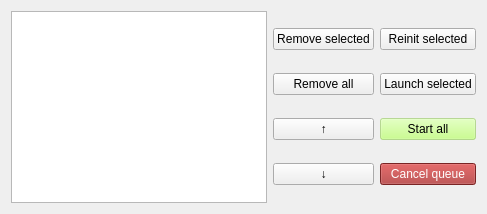
        <widget class="QWidget" name="tab_3">
         <attribute name="title">
          <string>Unmixing queue</string>
         </attribute>
         <layout class="QHBoxLayout" name="horizontalLayout_4">
          <item>
           <widget class="QTableWidget" name="tableWidget_classificationList"/>
          </item>
          <item>
           <layout class="QVBoxLayout" name="verticalLayout_12">
            <item>
             <widget class="QPushButton" name="pushButton_clas_remove">
              <property name="text">
               <string>Remove selected</string>
              </property>
             </widget>
            </item>
            <item>
             <widget class="QPushButton" name="pushButton_clas_remove_all">
              <property name="text">
               <string>Remove all</string>
              </property>
             </widget>
            </item>
            <item>
             <widget class="QPushButton" name="pushButton_clas_up">
              <property name="text">
               <string>↑</string>
              </property>
             </widget>
            </item>
            <item>
             <widget class="QPushButton" name="pushButton_clas_down">
              <property name="text">
               <string>↓</string>
              </property>
             </widget>
            </item>
           </layout>
          </item>
          <item>
           <layout class="QVBoxLayout" name="verticalLayout_13">
            <item>
             <widget class="QPushButton" name="pushButton_clas_reinit">
              <property name="styleSheet">
               <string notr="true"/>
              </property>
              <property name="text">
               <string>Reinit selected</string>
              </property>
             </widget>
            </item>
            <item>
             <widget class="QPushButton" name="pushButton_clas_start_selected">
              <property name="styleSheet">
               <string notr="true"/>
              </property>
              <property name="text">
               <string>Launch selected</string>
              </property>
             </widget>
            </item>
            <item>
             <widget class="QPushButton" name="pushButton_clas_start">
              <property name="styleSheet">
               <string notr="true">background-color: rgba(186, 255, 112, 125);</string>
              </property>
              <property name="text">
               <string>Start all</string>
              </property>
             </widget>
            </item>
            <item>
             <widget class="QPushButton" name="pushButton_clas_stop">
              <property name="styleSheet">
               <string notr="true">background-color: rgb(170,50, 50);
color: rgb(255, 255, 255);</string>
              </property>
              <property name="text">
               <string>Cancel queue</string>
              </property>
             </widget>
            </item>
           </layout>
          </item>
         </layout>
        </widget>
